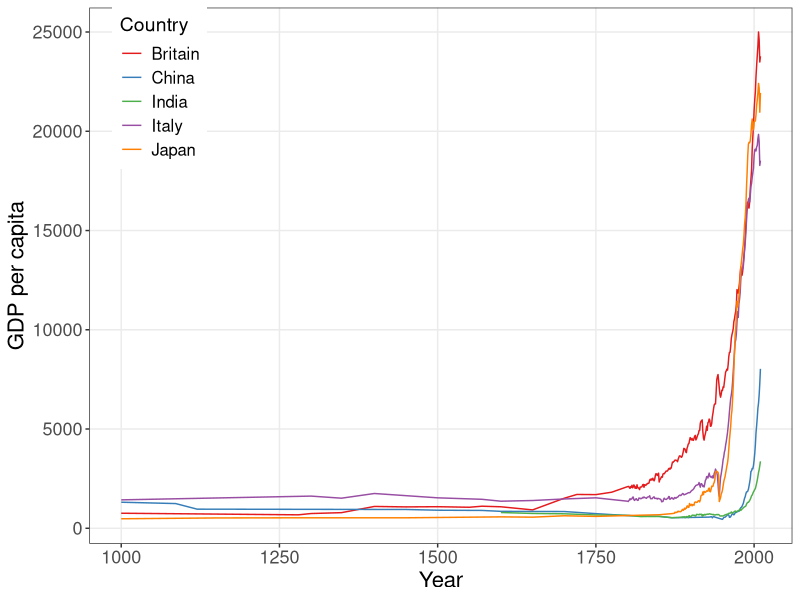

The R script that drew this image:
#' Graph Designer(s): Simon Halliday, Scott Cohn
#' Authors: Bowles and Halliday
#' Title: Coordination, Conflict and Competition: A Text in Microeconomics

library("tidyverse")
library("dplyr")
library("ggthemes")

GDPData <- read_csv("capitalism/data/GDPData.csv")
grays <- gray.colors(25, start = 1, end = 0, alpha = 1)

# Wrangle -----------------------------------------------------------------

# GDP2 <- 
#   GDPData %>%
#   mutate(China = parse_number(`China GDP per capita`), 
#          Britain = parse_number(`Britain GDP per capita`), 
#          Italy = parse_number(`Italy GDP per capita`), 
#          Japan = parse_number(`Japan GDP per capita`), 
#          India = parse_number(`India GDP per capita`)) 
GDP2 <- 
  GDPData %>%
  rename("China" = "China GDP per capita", 
         "Britain" = "Britain GDP per capita", 
         "Italy" = "Italy GDP per capita", 
         "Japan" = "Japan GDP per capita", 
         "India" = "India GDP per capita") 

GDP3 <- 
  GDP2 %>%
  select(Year, China, Britain, Italy, Japan, India) %>% 
  gather(country, gdp, China:India) # wide to long

history <- data.frame(year = c(1334, 1350, 1680, 1776, 1793, 1867, 1989), 
                      event = c("Ibn Battuta Visits India", 
                                "Bubonic Plague Strikes Europe", 
                                "Haiti & Cuba Richer than US Colonies", 
                                "Adam Smith's Wealth of Nations Published", 
                                "India Colonized by British", 
                                "Marx publishes Capital", 
                                "End of Soviet Rule; Market Reforms in China & Russia"), 
                      country = c("India", "Italy", "Britain", 
                                  "Britain", "India", "Britain", "China"))

# Plot --------------------------------------------------------------------

plotGDP <- GDP3 %>% 
  ggplot(aes(x = Year, y = gdp, color = country)) +
  geom_line() + 
  scale_color_brewer(palette = "Set1") + 
  labs(x = "Year", y = "GDP per capita", color = "Country") +
  # annotate(geom = "text", x = 1280, y = 5000, label = "Ibn Battuta \nvisits India \n(1334)") +
  # annotate(
  #   geom = "curve", x = 1280, y = 3500, xend = 1334, yend = 1000, 
  #   curvature = 0, arrow = arrow(length = unit(2, "mm"))
  # ) +
  # annotate(geom = "text", x = 1430, y = 5000, label = "Bubonic plague \nstrikes Europe \n(1350)") +
  # annotate(
  #   geom = "curve", x = 1430, y = 3500, xend = 1350, yend = 1000, 
  #   curvature = 0, arrow = arrow(length = unit(2, "mm"))
  # ) +
  # annotate(geom = "text", x = 1550, y = 8500, label = "Haiti & Cuba \nricher than \nUS colonies \n(1680)") +
  # annotate(
  #   geom = "curve", x = 1550, y = 6200, xend = 1680, yend = 1000, 
  #   curvature = 0, arrow = arrow(length = unit(2, "mm"))
  # ) +
  # annotate(geom = "text", x = 1680, y = 13000, label = "Adam Smith's \nWealth of Nations \npublished \n(1776)") +
  # annotate(
  #   geom = "curve", x = 1680, y = 11000, xend = 1776, yend = 2000, 
  #   curvature = 0, arrow = arrow(length = unit(2, "mm"))
  # ) +
  # annotate(geom = "text", x = 1800, y = 9000, label = "India \ncolonized \nby British \n(1793)") +
  # annotate(
  #   geom = "curve", x = 1800, y = 6700, xend = 1793, yend = 1000, 
  #   curvature = 0, arrow = arrow(length = unit(2, "mm"))
  # ) +
  # annotate(geom = "text", x = 1880, y = 13000, label = "Marx \npublishes \nCapital \n(1867)") +
  # annotate(
  #   geom = "curve", x = 1880, y = 10700, xend = 1880, yend = 3700, 
  #   curvature = 0, arrow = arrow(length = unit(2, "mm"))
  # ) +
  # annotate(geom = "text", x = 1900, y = 17000, label = "End of Soviet rule; \nmarket reforms in \nChina & Russia \n(1989)") +
  # annotate(
  #   geom = "curve", x = 1920, y = 15000, xend = 1989, yend = 3700, 
  #   curvature = -0.1, arrow = arrow(length = unit(2, "mm"))
  # ) +
  # xlim(1250, max(GDP3$Year)) + 
  theme_bw() + 
  theme(panel.grid.minor = element_blank(),
        legend.position = c(0.1, 0.85),
        legend.text = element_text(size = 12),
        legend.title = element_text(size = 14),
        axis.text = element_text(size = 13),
        axis.title = element_text(size = 16))

ggsave("capitalism/gdp.pdf", height = 7, width = 9, units = "in")
